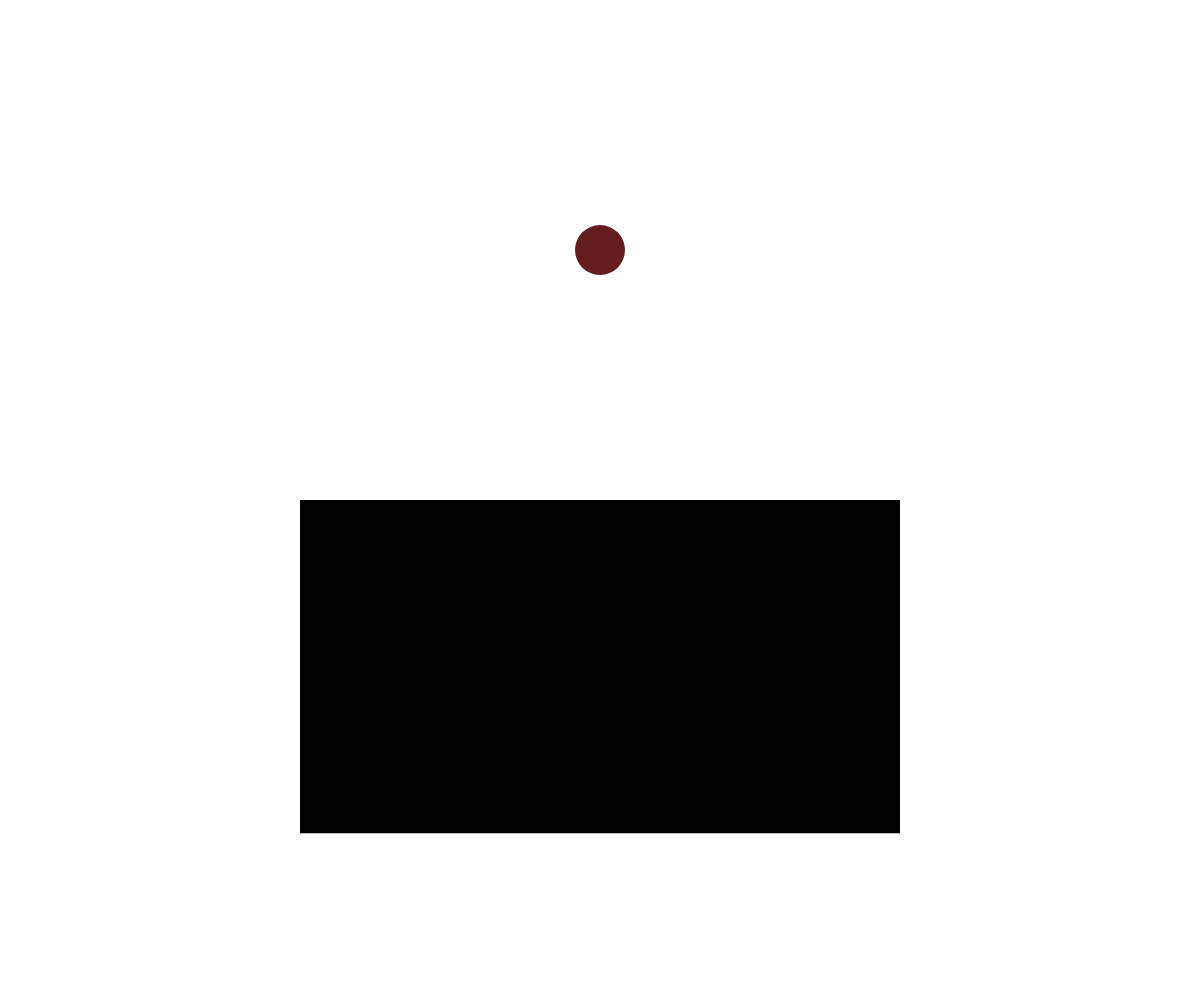
Frame 1 (no input)
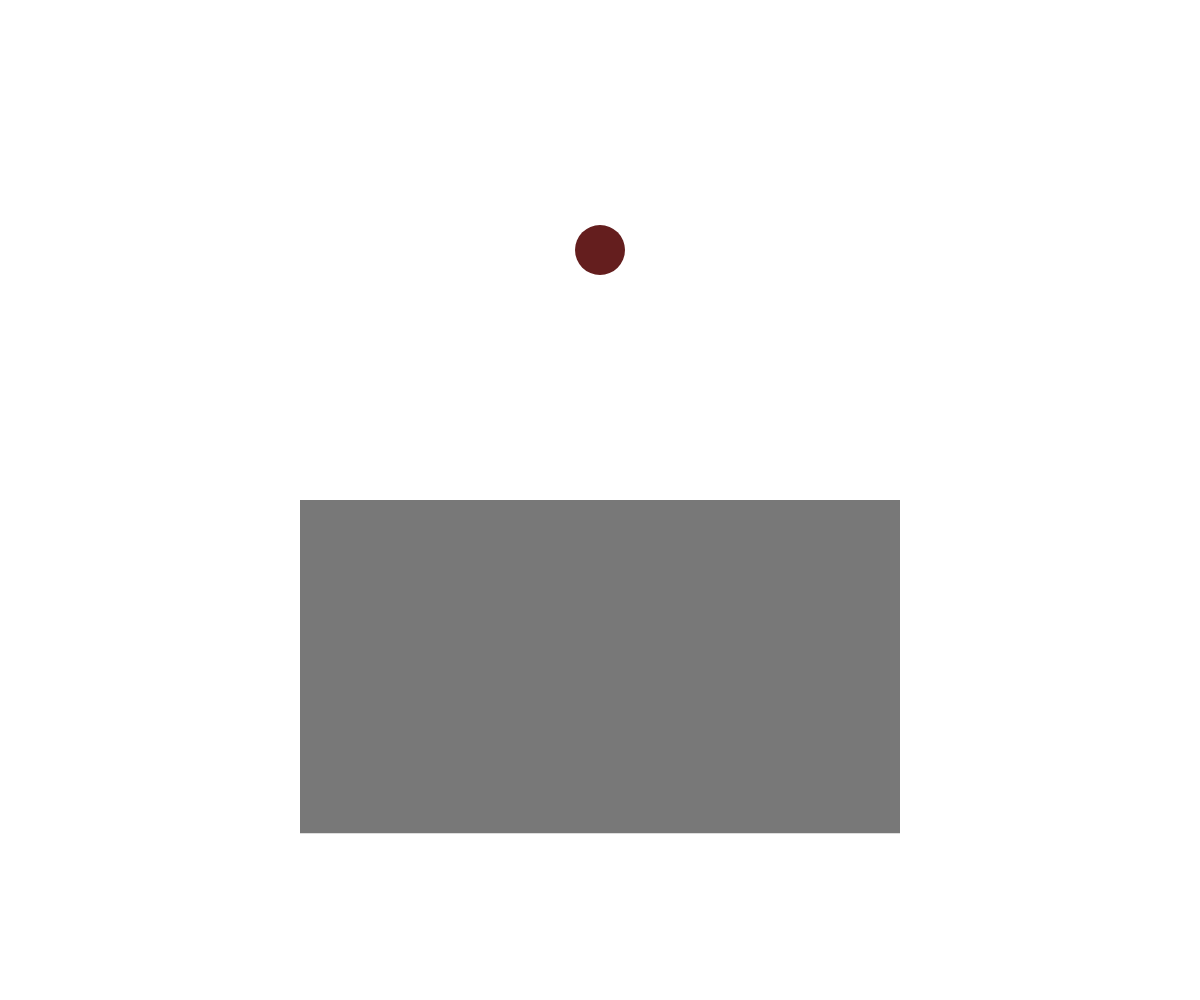
Frame 60 (no input)
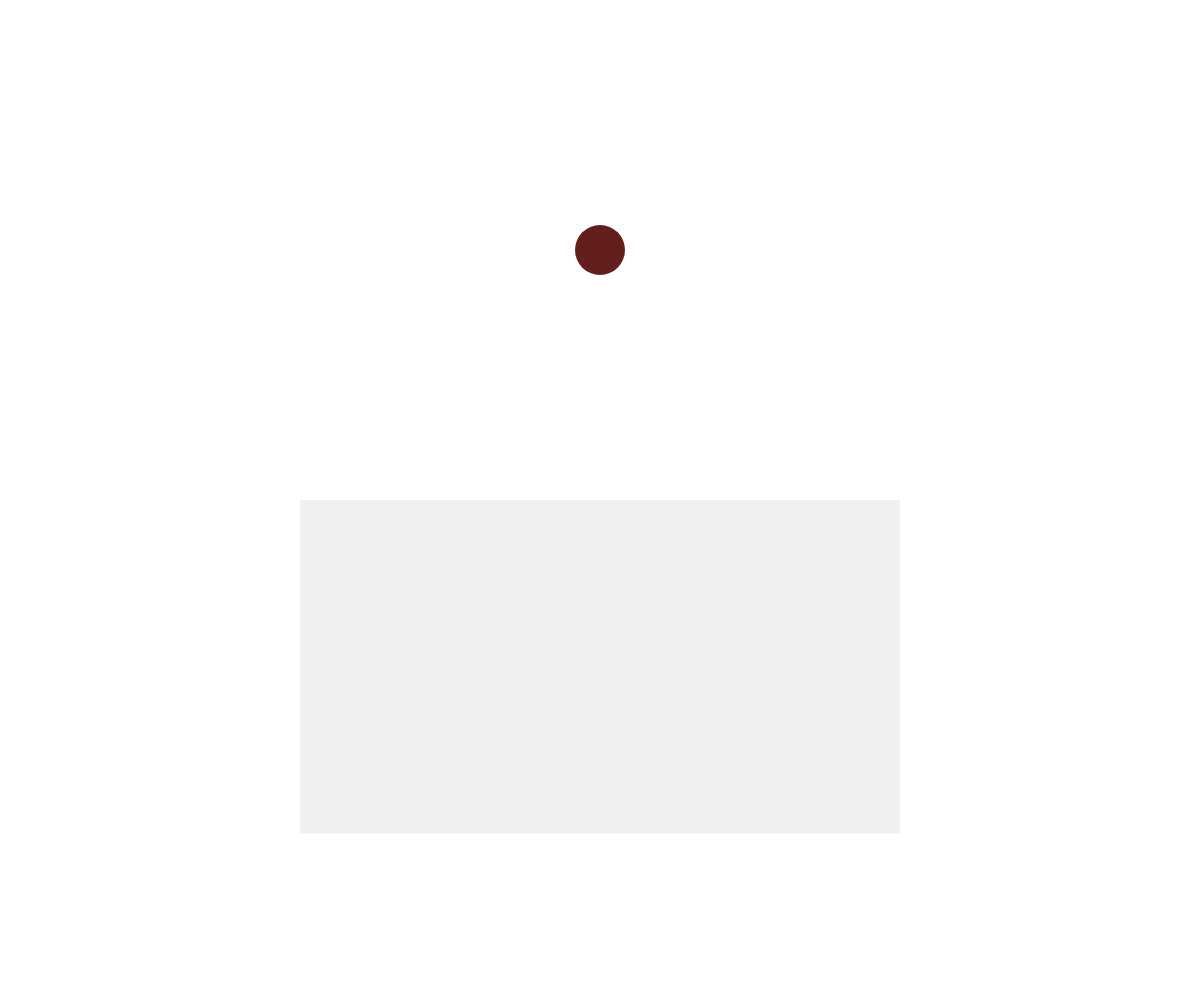
Frame 120 (the mouse pressed at the canvas centre since frame 60)

The p5.js sketch that drew these frames (run headless with seeded random() and noise() and a simulated clock; from frame 60 on, the mouse is pressed at the canvas centre):

// p5.js sketch
// ── sketch.js
// Fade Demo
// Leif Christensen
// 2/25/2019
//
// Extra for Experts:
// - describe what you did to take this project "above and beyond"

let buttonX;
let buttonY; 
let buttonSize; 
let rectX;
let rectY;
let rectW;
let rectH;
let rectShade = 0;
let fadeIn = false;
let buttonOver = false;

function setup() {
  createCanvas(windowWidth, windowHeight);
  buttonX = width/2;
  buttonY = height/4;
  buttonSize = 50;
  rectX = width/2;
  rectY = height/3*2;
  rectW = width/2;
  rectH = height/3;
  noStroke()
  ellipseMode(CENTER);
  rectMode(CENTER);
}

function mouseDistance(x1, y1, x2, y2){
  let a = abs(x1 - x2);
  let b = abs(y1 - y2);
  let c = sqrt(sq(a) + sq(b));
  return c;
}
function mousePressed(){
  if(buttonOver){
    fadeIn = !fadeIn;
  }
}

function draw() {
  print(mouseDistance(mouseX, mouseY, buttonX, buttonY));
  background(255);
  if (mouseDistance(mouseX, mouseY, buttonX, buttonY)<buttonSize){
    fill(200, 40, 50);
    buttonOver = true;
  }
  else{
    fill(100, 30, 30);
    buttonOver = false;
  }
  ellipse(buttonX, buttonY, buttonSize, buttonSize);

  //if(frameCount % 2 === 0){
    if(fadeIn){
    rectShade -= 2;
  }
  else{
    rectShade += 2;
  }
  //rectShade = frameCount;
  fill(rectShade)
  rect(rectX, rectY, rectW, rectH);
}
